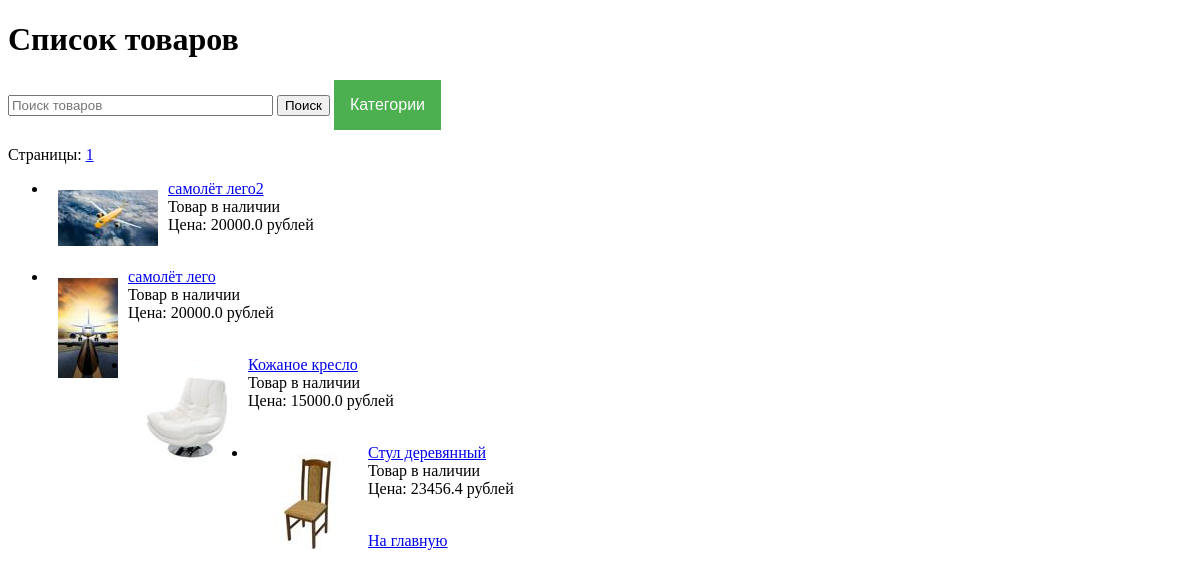
Screenshot of /product/list with the database file from the repository.
### app/models/product.py (models this page shows)
class ProductModel(Base):
    __tablename__ = 'products'
    __table_args__ = {'keep_existing': True}
    id = Column(INTEGER, primary_key=True)
    name = Column(String, index=True)
    description = Column(String)
    item_number = Column(String)
    price = Column(DOUBLE)
    count = Column(INTEGER)
    is_active = Column(BOOLEAN, default=True)
    category_id = Column(INTEGER, ForeignKey('categories.id', ondelete='CASCADE'), nullable=False)
    action = Column(BOOLEAN, default=False)
    img = Column(String)
    category = relationship('Categories')
    used_buy = relationship(
        'BuyerProd',
        back_populates='product',
        cascade='save-update, merge, delete',
        passive_deletes=True,
    )

### app/routers/product.py (the view)
@product_router.get('/list')
async def select_products_list_get(request: Request, db: Annotated[Session, Depends(get_db)],
                                   user: Annotated[User, Depends(get_current_user)], category: str = '', q: str = '',
                                   page: str = ''):
    info = {'request': request, 'title': 'Список товаров'}
    if page == '':
        page = 0
    else:
        page = int(page)
    if user is None:
        pass
    elif user.is_staff:
        info['is_staff'] = 'Ok'
    if q != '' and category != '':
        products = db.scalars(select(ProductModel).where(((ProductModel.name.icontains(q)) |
                                                          (ProductModel.description.icontains(q))) &
                                                         (ProductModel.category_id == int(category)))).all()
    elif q != '':
        print('Только имя', q)
        products = db.scalars(select(ProductModel).where((ProductModel.description.icontains(q)) &
                                                         (ProductModel.name.icontains(q)))).all()
    elif category != '':
        products = db.scalars(select(ProductModel).where((ProductModel.category_id == int(category)))).all()
    else:
        products = db.scalars(select(ProductModel)).all()
    if products is not None:
        product_list = []
        for product in products:
            image_str, format_file = image_to_str(product, 'list')
            product_list.append({'name': product.name, 'price': product.price, 'id': product.id, 'image_str': image_str,
                                 'format_file': format_file, 'count': product.count, 'is_active': product.is_active})
        info['products'], service = pagination(product_list, page, 4)
        categories = get_categories(db)
        if categories is not None:
            info['categories'] = categories
        print(service)
        pages = [x for x in range(service['total'] + 1)]
        info['service'] = {'page': service['page'], 'size': service['size'], 'pages': pages}
        print(info['service'])
    return templates.TemplateResponse('product_list_page.html', info)

### app/templates/product/product_list_page.html (shortened to what this page needs)
<!DOCTYPE html>
<html lang="en">
<head>
    <link href="{{ url_for('static', path='/style.css') }}" rel="stylesheet">
</head>
<body>
        <h1> {{title}}  </h1>
        <form method="get" action="/product/list">
            <input type="search" id="mySearch" name="q" placeholder="Поиск товаров" size="30" />
            <button>Поиск</button>
            <div class="dropdown">
                    <button class="dropbtn">Категории</button>
            </div>
        </form>
        {% if service %}
        <p> Страницы:
            {% for i in service['pages'] %}
                <a href="?page={{i}}">{{i+1}}</a>
            {% endfor %}
            </p>
        {% endif %}
        {% if products %}
            <ul>
            {% for i in products %}
              <li>
                  <p>
                  <div>
                      <img alt="{{ i['name']}}"/>
                      <a href="/product/{{i['id']}}"> {{ i['name']}} </a> <br>
                      {% if not i['is_active'] %}  Товар не доступен <br> <br>
                      {% else %}
                      {% if i['count'] %} Товар в наличии {% else %} Товар отсутствует {% endif %} <br>
                      Цена: {{i['price']}} рублей <br>
                      {% endif %} <br>
                  </div>
                  </p>
              </li>
            {% endfor %}
            </ul>
        {% else %}
            <h1> Нет доступных товаров </h1>
        {% endif %}
        <p><a href="/main"> На главную</a></p>
</body>
</html>

### app/static/style.css (style rules this page uses)
.dropbtn { background-color: #4CAF50; color: white; padding: 16px; font-size: 16px; border: none; }
.dropdown { position: relative; display: inline-block; }
img { float: left; margin: 10px; }

### rows the page displays
ProductModel: name "самолёт лего2", count "Товар в наличии", price "20000.0"
ProductModel: name "самолёт лего", count "Товар в наличии", price "20000.0"
ProductModel: name "Кожаное кресло", count "Товар в наличии", price "15000.0"
ProductModel: name "Стул деревянный", count "Товар в наличии", price "23456.4"

### other values shown
{{ title }} "Список товаров"
{{ i+1 }} "1"
